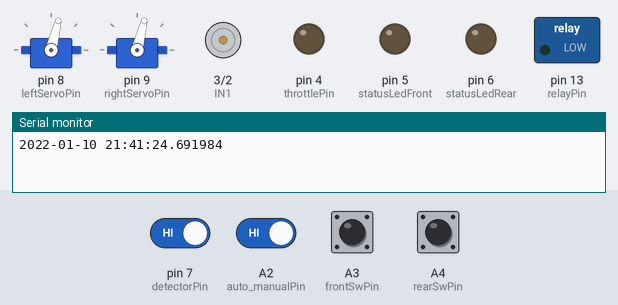
Simulated run of this sketch. Board: Arduino Nano, built with avr-gcc and run on an emulated ATmega328P. Shown: 2 × servo, motor-driver pin pairs drawn as motors (green arrow = first pin HIGH = forward, orange = second pin HIGH = backward, longer = more drive), switched loads named in the sketch (green lamp = pin HIGH), output pins drawn as LEDs (lit = HIGH), the last lines printed to the serial monitor. The inputs (shaded band) are chosen by the test bench; at power-on: A2 (auto_manualPin), A3 (frontSwPin), A4 (rearSwPin), pin 7 (detectorPin) HIGH.

Above: at 1.2 s.
1.3 s: pin 7 (detectorPin) driven LOW and A2 (auto_manualPin) driven LOW
4.3 s: A2 (auto_manualPin) driven HIGH
At 5.5 s:
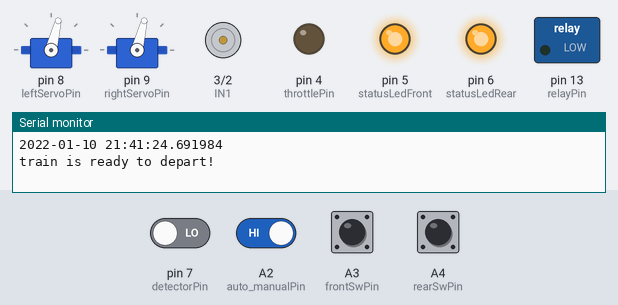
6.5 s: A3 (frontSwPin) pulled LOW for 0.15 s
At 6.83 s:
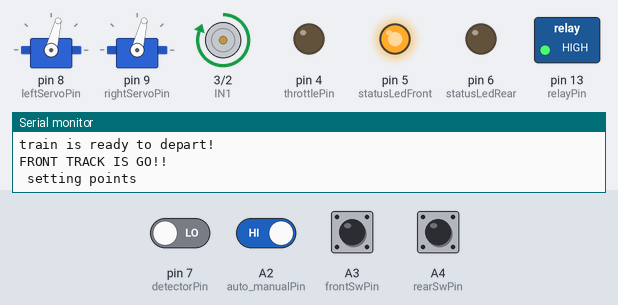
At 9.38 s:
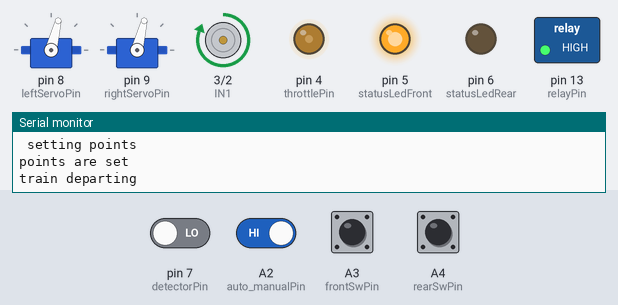
9.5 s: pin 7 (detectorPin) driven HIGH
Timing chart, 0 to 13.5 s (numbered marks = the images above; inputs shaded):
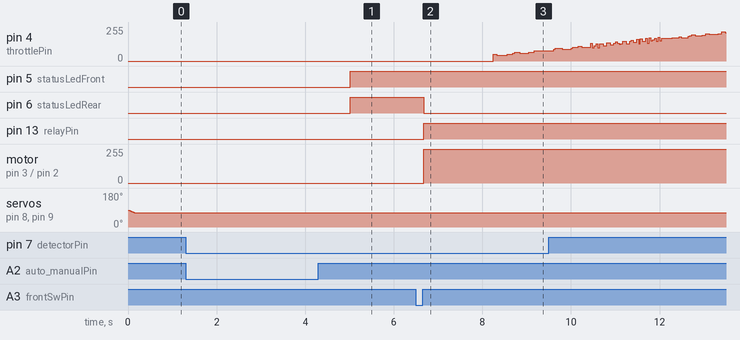

The sketch:

tramController.ino
```cpp
#include "src/io.h"
#include "tramControl.h"
#include "src/date.h"

void setup()
{
	initIO();
	Serial.begin(115200);
	Serial.println(date);
	tramControlInit();

	// digitalWrite( IN1, HIGH ) ;
	// digitalWrite( IN2,  LOW ) ;
	// digitalWrite(throttlePin, HIGH) ;
	// delay( 100000 ) ;
}

void loop()
{
	tramControl();
}
```

ServoSweep.h
```cpp
#include <Arduino.h>
#include <Servo.h>

class ServoSweep {

public:
    ServoSweep( uint8_t _servoPin, uint8_t _min, uint8_t _max, uint8_t _speed, uint8_t _turnOff  ) ;        // constructor 1
    ServoSweep( uint8_t _servoPin, uint8_t _min, uint8_t _max, uint8_t _speed, uint8_t _turnOff, uint8_t _relayPin ) ;  // constructor 2
    uint8_t sweep( );
    void setState( uint8_t _state );
    // void turnOn() ;
    // void turnOff() ;
    void begin( );

private:
    Servo servo ;
    unsigned long timeToRun ;
    uint8_t pos ;
    uint8_t state ;
    uint8_t prevPos;
    uint8_t servoPin ;
    uint8_t servoSpeed ;
    uint8_t servoMin ;
    uint8_t servoMax  ;
    uint8_t middlePosition ;
    uint8_t relayPresent ;
    uint8_t relayPin ;
    uint8_t turnOff ;
    unsigned long currentTime = millis() ;
} ;
```

date.h
```cpp
const char * date = "2022-01-10 21:41:24.691984" ;
```

debounceClass.cpp
```cpp
#include "debounceClass.h"
Debounce::Debounce(unsigned char _pin) {
	pinMode(_pin, INPUT_PULLUP); // take note I use a pull-up resistor by default
	pin = _pin;
}

unsigned char Debounce::readInput() {
	byte retValue = state;

	if(state == RISING)  state = HIGH; // take note I use a pull-up resistor
	if(state == FALLING) state = LOW;  // rising or falling may be returned only once

	return retValue; }

void Debounce::debounceInputs() {
	bool newSample = digitalRead(pin);

	if(newSample == oldSample) {	// if the same state is detected atleast twice in 20ms...

		if(newSample != statePrev) { // if a flank change occured return RISING or FALLING
			statePrev = newSample ;

			if(newSample)	state = RISING;
			else			state = FALLING;
		}

		else {						// or if there is no flank change return PRESSED or RELEASED
			if(newSample)	state = HIGH;
			else			state = LOW;
		}
	}

	oldSample = newSample;
}
```

debounceClass.h
```cpp
#include <Arduino.h>

#ifndef button_h
#define	button_h

// //#define
// #define ON 9 // random numbers, RISING and FALLING are already defined in Arduino.h
// #define OFF 10 // REPLACED FOR HIGH AND LOW

class Debounce {
public:
	Debounce(unsigned char _pin);
	unsigned char readInput();
	void debounceInputs();

private:
	unsigned char state;
	unsigned char pin;
	bool oldSample = false;
	bool statePrev = false;
};

#endif
/*
#include "debounceClass.h"

const int pin3 = 3 ;
const int pin4 = 5 ;

Debounce obj1( pin3 ) ;
Debounce obj2( pin3 ) ;

unsigned long prevTime = 0 ;

void setup()
{
	Serial.begin( 115200 ) ;
	// CONSTRUCTOR OF OBJECTS SETS THE PINMODE TO INPUT_PULLUP
}

void loop() {
	unsigned long currTime = millis() ;

	if( currTime > prevTime ) {
		prevTime += currTime ;

		obj1.debounceInputs();
		obj2.debounceInputs();
	}


	#define printState(x) case x: Serial.println(#x); break

	byte state = obj1.readInput() ;
	Serial.print("state of obj1 = ") ;
	switch ( state ) {
		printState( ON ) ;
		printState( OFF ) ;
		printState( RISING ) ;
		printState( FALLING ) ;
	}

	state = obj2.readInput() ;
	Serial.print("state of obj2 = ") ;
	switch ( state ) {
		printState( ON ) ;
		printState( OFF ) ;
		printState( RISING ) ;
		printState( FALLING ) ;
	}
}

*/
```

io.cpp
```cpp
#include <Arduino.h>
#include "io.h"
extern void initIO(void) {
	pinMode(IN2, OUTPUT);
	pinMode(IN1, OUTPUT);
	pinMode(throttlePin, OUTPUT);
	pinMode(statusLedFront, OUTPUT);
	pinMode(statusLedRear, OUTPUT);
	pinMode(detectorPin, INPUT_PULLUP);
	pinMode(leftServoPin, OUTPUT);
	pinMode(rightServoPin, OUTPUT);
	pinMode(JP1, INPUT_PULLUP);
	pinMode(JP2, INPUT_PULLUP);
	pinMode(JP3, INPUT_PULLUP);
	pinMode(relayPin, OUTPUT);
	pinMode(shortCircuitPin, INPUT);
	pinMode(speedPin, INPUT);
	pinMode(auto_manualPin, INPUT_PULLUP);
	pinMode(frontSwPin, INPUT_PULLUP);
	pinMode(rearSwPin, INPUT_PULLUP);
	pinMode(frontBrakeSpeed, INPUT);
	pinMode(rearBrakeSpeed, INPUT);
}
```

io.h
```cpp
#define IN2 2
#define IN1 3
#define throttlePin 4
#define statusLedFront 5
#define statusLedRear 6
#define detectorPin 7
#define leftServoPin 8
#define rightServoPin 9
#define JP1 10
#define JP2 11
#define JP3 12
#define relayPin 13
#define shortCircuitPin A0
#define speedPin A1
#define auto_manualPin A2
#define frontSwPin A3
#define rearSwPin A4
#define frontBrakeSpeed A6
#define rearBrakeSpeed A7

extern void initIO(void);
```

macros.h
```cpp
// MACROS
#ifndef MACROS
#define MACROS

#define REPEAT_US(x)    { \
                            static uint32_t previousTime ;\
                            uint32_t currentTime = micros() ;\
                            if( currentTime  - previousTime >= x ) {\
                                previousTime = currentTime ;
                                // code to be repeated goes between these 2 macros
#define REPEAT_MS(x)    { \
                            static uint32_t previousTime ;\
                            uint32_t currentTime = millis() ;\
                            if( currentTime  - previousTime >= x ) {\
                                previousTime = currentTime ;
                                // code to be repeated goes between these 2 macros
#define END_REPEAT          } \
                        }


#endif
```

servoSweep.cpp
```cpp
#include "ServoSweep.h"

#define movingLeft 0
#define movingRight 1

ServoSweep::ServoSweep( uint8_t _servoPin, uint8_t _min, uint8_t _max, uint8_t _speed,  uint8_t _turnOff ) {                   // constructor 1

    servoPin = _servoPin ;
    servoSpeed = _speed ;
    servoMin = _min ;
    servoMax = _max ;

    middlePosition = ( (long)servoMax - (long)servoMin ) / (long)2 + (long)servoMin ;               // start with middle position
    pos = middlePosition ;

    if( _turnOff ) turnOff = 1 ;
    else           turnOff = 0 ;
}

ServoSweep::ServoSweep( uint8_t _servoPin, uint8_t _min, uint8_t _max, uint8_t _speed, uint8_t _turnOff, uint8_t _relayPin ) {      // constructor 2

    servoPin = _servoPin ;
    servoSpeed = _speed ;
    servoMin = _min ;
    servoMax = _max ;

    middlePosition = ( (long)servoMax - (long)servoMin ) / (long)2 + (long)servoMin ;

    pos = middlePosition ;

    relayPresent = 1;
    relayPin = _relayPin ;

    if( _turnOff ) turnOff = 1 ;
    else           turnOff = 0 ;
}

void ServoSweep::begin() {
    if( servoPin != 255) {
        servo.write( pos ) ;
        servo.attach( servoPin ) ;
    }

    if( relayPresent ) pinMode( relayPin, OUTPUT ) ;
}

void ServoSweep::setState( uint8_t _state ) {
    state = _state ;
    if( turnOff ) servo.attach( servoPin ) ;
}

// void ServoSweep::turnOn() {
//     servo.attach( servoPin ) ;
// }

// void ServoSweep::turnOff() {
//     servo.detach(  ) ;
// }

uint8_t ServoSweep::sweep ( ) {
    if( millis() > timeToRun ) {
        timeToRun = millis() + servoSpeed ;

        if( state ) {
            if( pos < servoMax ) pos ++ ;
        }
        else {
            if( pos > servoMin ) pos -- ;
        }


        if( prevPos != pos ) {
            prevPos  = pos ;

            if( ( pos == servoMax || pos == servoMin ) && turnOff == 1 ) servo.detach( ) ;

            if( relayPresent ) {
                if( pos < middlePosition ) digitalWrite( relayPin,  LOW ) ;
                else                       digitalWrite( relayPin, HIGH ) ;
            }
            if( servoPin != 255 ) servo.write( pos ) ;
            return pos ;
        }
        else {
            return 0 ;
        }
    }
}
```

stateMachineClass.cpp
```cpp
#include "stateMachineClass.h"

#define beginState stateX
#ifndef beginState
#error BEGIN STATE IS NOT DEFINED, DEFINE THE FIRST STATE TO BE RUN
#endif

/**
 * @brief creates an instance of the state machine class. Used to handle the flow
 */
StateMachine::StateMachine()
{
    state = beginState ;
    runOnce = true ;
    exitFlag = false ;
}

/**
 * @brief manually set a state
 *
 * @param The state
 *
 * @return N/A
 */
void StateMachine::setState( uint8_t _state )
{
    state = _state ;
    runOnce = true ;
}

/**
 * @brief Lets the entry state to run again. Usefull for letting a certain state to run several times
 *
 * @param N/A
 *
 * @return N/A
 */
void StateMachine::reboot()
{
    runOnce = true ;
}

/**
 * @brief  returns the current state variable
 *
 * @param N/A
 *
 * @return current state
 */
uint8_t StateMachine::getState()
{
    return state ;
}

/**
 * @brief function to handle the one time condition for the entry states
 *
 * @param N/A
 *
 * @return true or false
 */
uint8_t StateMachine::entryState()
{
    uint8_t retVal = runOnce ;
    runOnce = 0 ;
    return retVal ;
}

/**
 * @brief function to continously handle the on state, could be a macro
 *
 * @param N/A
 *
 * @return 1
 */
uint8_t StateMachine::onState()
{
    return 1 ;
}

/**
 * @brief function to handle the one time condition for the exit states
 *
 * @param N/A
 *
 * @return true or false
 */
uint8_t StateMachine::exitState()
{
    return exitFlag ; ;
}

/**
 * @brief Ensures the exit state of a state function will be executed
 *
 * @param N/A
 *
 * @return N/A
 */
void StateMachine::exit()
{
    exitFlag = true ;
}

/**
 * @brief sends signal to state machine if current state function is finished or not
 *
 * @param N/A
 *
 * @return exit flag
 */
uint8_t StateMachine::endState( )
{
    return exitFlag ;
}


/**
 * @brief sets a timestamp which can be used for timing within state functions
 *
 * @param timeout time in ms
 *
 * @return N/A
 */
void StateMachine::setTimeout( uint32_t time2run )
{
    prevTime = millis() ;
    interval = time2run ;
}

/**
 * @brief Monitors if the time in set by setTime() has passed
 *
 * @param N/A
 *
 * @return true or false
 */
uint8_t StateMachine::timeout()
{
    if( millis() - prevTime >= interval ) return 1 ;

    return 0 ;
}

/**
 * @brief Transisition from current state to the next state
 *
 * @param _state new state to execute
 * @param _interval when to execute new state
 *
 * @return N/A
 */
void StateMachine::nextState( uint8_t _state, uint32_t _interval )
{
    exitFlag = 0 ;
    runOnce = 1 ;
    if( _interval )
    {
        enabled = 0 ;
        prevTime = millis() ;
        interval = _interval ;
    }
    state = _state ;
}

/**
 * @brief monitors the interval when there is an interval set between states
 *
 * @param N/A
 *
 * @return enabled flag
 */
uint8_t StateMachine::run()
{
    if( enabled == 0 )
    {
        if( millis() - prevTime >= interval ) {
            enabled = 1 ;
        }
    }
    return enabled ;
}
```

stateMachineClass.h
```cpp
#include <Arduino.h>

#define StateFunction( x ) bool x##F()
#define State(x) break; case x: /*if(sm.runOnce) Serial.println(#x);*/ if(x##F())
#define STATE_MACHINE_BEGIN if( sm.run() ) switch( sm.getState() ) {
#define STATE_MACHINE_END break ; } return sm.getState() ;

enum states
{
    stateX,
    stateY,
    stateZ,
} ;

class StateMachine {
public:
    StateMachine() ;

    void setState( uint8_t ) ;
    uint8_t getState() ;
    void nextState( uint8_t, uint32_t ) ;
    uint8_t entryState() ;
    uint8_t onState() ;
    uint8_t exitState() ;
    uint8_t run() ;

    void setTimeout( uint32_t ) ;
    uint8_t timeout() ;
    void exit() ;
    void reboot() ;
    uint8_t endState() ;

private:
    uint8_t runOnce ;
    uint8_t enabled ;
    uint8_t exitFlag ;
    uint32_t prevTime ;
    uint32_t interval ;
    uint8_t state;
} ;
```

weistra.cpp
```cpp
#include "weistra.h"


Weistra::Weistra(uint8_t _pin, uint8_t _Fmin, uint8_t _Fmax )
{ // constructor
    trackPin = _pin;
    Fmin = _Fmin ;
    Fmax = _Fmax ;
}

void Weistra::begin()
{
    pinMode(trackPin, OUTPUT);

    byte port   = digitalPinToPort( trackPin );
    trackPin    = digitalPinToBitMask( trackPin );
    portx_p     = portOutputRegister( port );
}

void Weistra::update()
{
    if( portx_p != 0 )
    {
        uint32_t currentTime = micros() ;

        if( currentTime - prevTime >= intervalTime )
        {
            prevTime = currentTime;

            if( counter == 0 && newDutyCycle > 0 )      // if counter reaches 100, reset it to 0 and enable the track power pin
            {
                *portx_p |=  trackPin ;
                dutyCycle = newDutyCycle ;              // a new dutycucle can only be accepted on the beginning of a cycle, this prevents weird jumps of the trains
                intervalTime = newIntervalTime ;        // new speed is accepted at the beginning of a cycle
            }
            if( counter == dutyCycle /*&& dutyCycle < 100*/ ) // commented code seems buggy??
            {
                *portx_p &= ~trackPin;
            }
            if( ++counter > 100) counter = 0 ;
        }
    }
}


void Weistra::setSpeed(byte speed)
{
    byte frequency;

    newDutyCycle = constrain( speed, 0, 100 ) ; // speed limit = 0 - 100

    if( newDutyCycle <= 10 ) { frequency = Fmin; }
    else                     { frequency = map( newDutyCycle, 10, 100, Fmin, Fmax ) ; }

    newIntervalTime = 10000 / frequency; // > between 100us and 500us
}

void Weistra::setState( uint8_t _state )
{
    state = _state ;

    if( !state )
    {
        *portx_p &= ~trackPin ;
    }
    else
    {
        counter = 0 ;
    }
}

uint8_t Weistra::getState( )
{
    return state ;
}
```

weistra.h
```cpp
#include <Arduino.h>

class Weistra {
public:
    Weistra(uint8_t, uint8_t, uint8_t);
    void begin();
    void update();
    void setSpeed(uint8_t);
    void setState(uint8_t ) ;
    uint8_t getState( ) ;

private:
    uint16_t intervalTime ;
    uint16_t newIntervalTime ;
    uint8_t trackPin ;
    uint8_t dutyCycle ;
    uint8_t newDutyCycle ;
    uint8_t Fmin ;
    uint8_t Fmax ;
    uint8_t state ;
    uint8_t counter = 0;
    uint32_t prevTime = 0;

    volatile uint8_t *portx_p ;
};
```

tramControl.h
```cpp
extern uint8_t tramControl(void) ;
extern void tramControlInit(void) ;
```

Source omitted: tramControl.cpp (11052 bytes)

Measured:
- after the input at 1.3 s, every drawn part: stays the same
- after the input at 4.3 s, pin 4 (throttlePin): stays 0/255 (without the input it goes to 255/255 after 2.2 s); pin 5 (statusLedFront): LOW → HIGH after 0.72 s
- after the input at 6.5 s, pin 6 (statusLedRear): HIGH → LOW after 0.18 s; pin 13 (relayPin): LOW → HIGH after 0.18 s; motor on pin 3 (IN1) / pin 2 (IN2): stopped → forward 255/255 after 0.18 s
